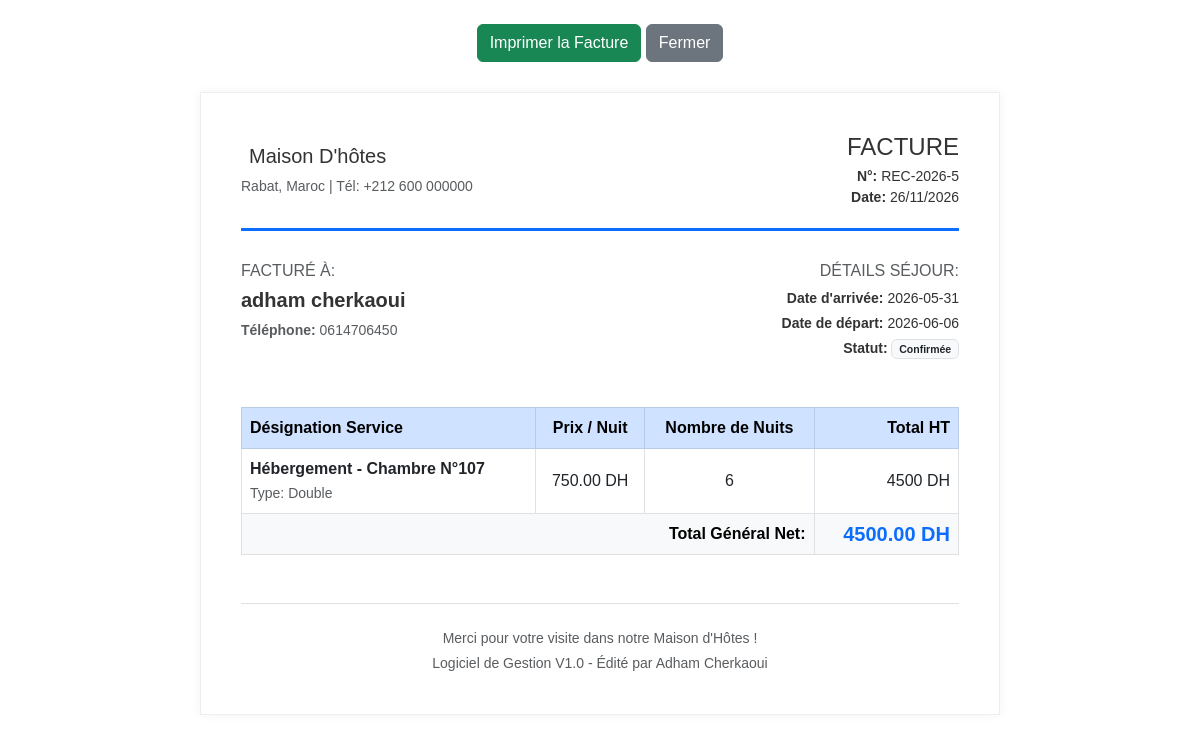
Screenshot of /pages/facture.php?id=5 (signed in) with the database file from the repository.
### tables this page shows
CREATE TABLE `reservations` (
  `id_reservation` int(11) NOT NULL,
  `id_client` int(11) DEFAULT NULL,
  `id_chambre` int(11) DEFAULT NULL,
  `date_arrivee` date NOT NULL,
  `date_depart` date NOT NULL,
  `montant_total` decimal(10,2) NOT NULL,
  `statut_reservation` varchar(20) DEFAULT 'Confirmée'
);

CREATE TABLE `clients` (
  `id_client` int(11) NOT NULL,
  `nom_complet` varchar(100) NOT NULL,
  `cin` varchar(20) NOT NULL,
  `telephone` varchar(20) NOT NULL,
  `email` varchar(100) DEFAULT NULL
);

CREATE TABLE `chambres` (
  `id_chambre` int(11) NOT NULL,
  `numero_chambre` varchar(10) NOT NULL,
  `type_chambre` varchar(50) NOT NULL,
  `prix_nuit` decimal(10,2) NOT NULL,
  `statut` varchar(20) DEFAULT 'Disponible'
);

### pages/facture.php (the view, shortened to what this page needs)
<?php
$database = new Database();
$db = $database->getConnection();
$id_res = $_GET['id'];
$query = "SELECT r.*, c.nom_complet, c.telephone, ch.numero_chambre, ch.type_chambre, ch.prix_nuit
          FROM reservations r
          INNER JOIN clients c ON r.id_client = c.id_client
          INNER JOIN chambres ch ON r.id_chambre = ch.id_chambre
          WHERE r.id_reservation = :id_res";
$stmt = $db->prepare($query);
$stmt->bindParam(':id_res', $id_res);
$stmt->execute();
$facture = $stmt->fetch(PDO::FETCH_ASSOC);
$datetime1 = new DateTime($facture['date_arrivee']);
$datetime2 = new DateTime($facture['date_depart']);
$interval = $datetime1->diff($datetime2);
$nb_nuits = $interval->days == 0 ? 1 : $interval->days;
?>
<!DOCTYPE html>
<html lang="fr">
<head>
    <link href="https://cdn.jsdelivr.net/npm/bootstrap@5.3.0/dist/css/bootstrap.min.css" rel="stylesheet">
</head>
<body>
<div class="container">
    <div class="text-center mt-4 no-print">
        <button onclick="window.print();" class="btn btn-success"><i class="fa-solid fa-print"></i> Imprimer la Facture</button>
        <button onclick="window.close();" class="btn btn-secondary">Fermer</button>
    </div>
    <div class="invoice-box">
        <div class="invoice-header d-flex justify-content-between align-items-center">
            <div>
                 <h5><i class="fa-solid fa-hotel me-2 text-success"></i>Maison D'hôtes</h5>
                <p class="text-muted small mb-0">Rabat, Maroc | Tél: +212 600 000000</p>
            </div>
            <div class="text-end">
                <h4 class="mb-1">FACTURE</h4>
                <p class="mb-0 small"><strong>N°:</strong> REC-2026-<?php echo $facture['id_reservation']; ?></p>
                <p class="mb-0 small"><strong>Date:</strong> <?php echo date('d/m/2026'); ?></p>
            </div>
        </div>
        <div class="row mb-5">
            <div class="col-6">
                <h6 class="text-muted text-uppercase font-weight-bold">Facturé à:</h6>
                <h5><strong><?php echo $facture['nom_complet']; ?></strong></h5>
                <p class="text-muted small mb-0"><strong>Téléphone:</strong> <?php echo $facture['telephone']; ?></p>
            </div>
            <div class="col-6 text-end">
                <h6 class="text-muted text-uppercase font-weight-bold">Détails Séjour:</h6>
                <p class="mb-1 small"><strong>Date d'arrivée:</strong> <?php echo $facture['date_arrivee']; ?></p>
                <p class="mb-1 small"><strong>Date de départ:</strong> <?php echo $facture['date_depart']; ?></p>
                <p class="mb-0 small"><strong>Statut:</strong> <span class="badge bg-light text-dark border"><?php echo $facture['statut_reservation']; ?></span></p>
            </div>
        </div>
        <table class="table table-bordered align-middle">
            <thead class="table-primary text-white">
                <tr>
                    <th>Désignation Service</th>
                    <th class="text-center">Prix / Nuit</th>
                    <th class="text-center">Nombre de Nuits</th>
                    <th class="text-end">Total HT</th>
                </tr>
            </thead>
            <tbody>
                <tr>
                    <td>
                        <strong>Hébergement - Chambre N°<?php echo $facture['numero_chambre']; ?></strong><br>
                        <small class="text-muted">Type: <?php echo $facture['type_chambre']; ?></small>
                    </td>
                    <td class="text-center"><?php echo $facture['prix_nuit']; ?> DH</td>
                    <td class="text-center"><?php echo $nb_nuits; ?></td>
                    <td class="text-end"><?php echo $facture['prix_nuit'] * $nb_nuits; ?> DH</td>
                </tr>
                <tr class="table-light">
                    <td colspan="3" class="text-end"><strong>Total Général Net:</strong></td>
                    <td class="text-end text-primary h5 mb-0"><strong><?php echo $facture['montant_total']; ?> DH</strong></td>
                </tr>
            </tbody>
        </table>
        <div class="mt-5 pt-4 text-center border-top text-muted small">
            <p class="mb-1">Merci pour votre visite dans notre Maison d'Hôtes !</p>
            <p class="mb-0">Logiciel de Gestion V1.0 - Édité par Adham Cherkaoui</p>
        </div>
    </div>
</div>
</body>
</html>

### pages/facture.php (style rules this page uses)
body { background-color: #fff; font-family: 'Arial', sans-serif; color: #333; }
.invoice-box { padding: 40px; border: 1px solid #eee; box-shadow: 0 0 10px rgba(0, 0, 0, 0.05); margin: 30px auto; max-width: 800px; }
.invoice-header { border-bottom: 3px solid #0d6efd; padding-bottom: 20px; margin-bottom: 30px; }

### rows the page displays
reservations: id_reservation "5", id_client.nom_complet "adham cherkaoui", id_client.telephone "0614706450", date_arrivee "2026-05-31", date_depart "2026-06-06", statut_reservation "Confirmée", id_chambre.numero_chambre "107", id_chambre.type_chambre "Double", id_chambre.prix_nuit "750.00", nb_nuits "6", $facture['prix_nuit'] * $nb_nuits "4500", montant_total "4500.00"
